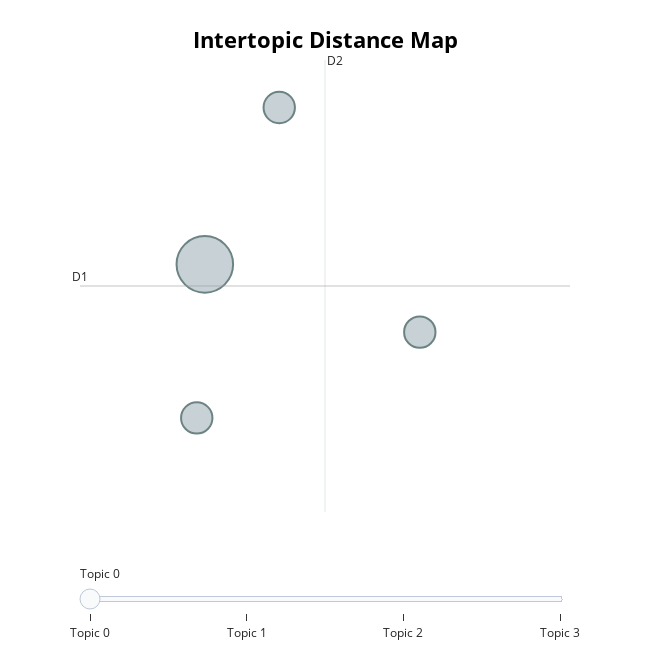

Source (notebook cell):
### Code cell
topic_model.visualize_topics()

### Figure 1 — Plotly figure (JSON) as saved in the notebook; plotly's stock layout.template omitted (floating-point values rounded to 4 significant figures)
{"data": [{"customdata": [[0, "применять знания на | узнать ответы на | получить ответы на | узнать ответы | получить ответы", 13], [1, "прокачать тренерские навыки | тренерские знания прокачать | прокачать тренерские знания | прокачать тренерские компетенц | знания прокачать тренерские", 4], [2, "совершенствоваться | стать продуктивнее | стать продуктивнее работе | продуктивнее | продуктивнее работе", 4], [3, "проектная деятельность | проектов проектная деятельность | реализованных проектов проектная | реализованных проектов | проектов проектная", 4]], "hovertemplate": "<b>Topic %{customdata[0]}</b><br>%{customdata[1]}<br>Size: %{customdata[2]}", "legendgroup": "", "marker": {"color": "#B0BEC5", "line": {"color": "DarkSlateGrey", "width": 2}, "size": [13, 4, 4, 4], "sizemode": "area", "sizeref": 0.008125, "symbol": "circle"}, "mode": "markers", "name": "", "orientation": "v", "showlegend": false, "type": "scatter", "x": [4.472, 5.695, 4.426, 4.896], "xaxis": "x", "y": [-2.155, -2.463, -2.853, -1.441], "yaxis": "y"}], "layout": {"annotations": [{"showarrow": false, "text": "D1", "x": 3.762, "y": -2.253, "yshift": 10}, {"showarrow": false, "text": "D2", "x": 5.156, "xshift": 10, "y": -1.225}], "height": 650, "hoverlabel": {"bgcolor": "white", "font": {"family": "Rockwell", "size": 16}}, "legend": {"itemsizing": "constant", "tracegroupgap": 0}, "margin": {"t": 60}, "shapes": [{"line": {"color": "#CFD8DC", "width": 2}, "type": "line", "x0": 5.156, "x1": 5.156, "y0": -3.281, "y1": -1.225}, {"line": {"color": "#9E9E9E", "width": 2}, "type": "line", "x0": 3.762, "x1": 6.549, "y0": -2.253, "y1": -2.253}], "sliders": [{"active": 0, "pad": {"t": 50}, "steps": [{"args": [{"marker.color": [["red", "#B0BEC5", "#B0BEC5", "#B0BEC5"]]}], "label": "Topic 0", "method": "update"}, {"args": [{"marker.color": [["#B0BEC5", "red", "#B0BEC5", "#B0BEC5"]]}], "label": "Topic 1", "method": "update"}, {"args": [{"marker.color": [["#B0BEC5", "#B0BEC5", "red", "#B0BEC5"]]}], "label": "Topic 2", "method": "update"}, {"args": [{"marker.color": [["#B0BEC5", "#B0BEC5", "#B0BEC5", "red"]]}], "label": "Topic 3", "method": "update"}]}], "title": {"font": {"color": "Black", "size": 22}, "text": "<b>Intertopic Distance Map</b>", "x": 0.5, "xanchor": "center", "y": 0.95, "yanchor": "top"}, "width": 650, "xaxis": {"anchor": "y", "domain": [0, 1], "range": [3.762, 6.549], "title": {"text": ""}, "visible": false}, "yaxis": {"anchor": "x", "domain": [0, 1], "range": [-3.281, -1.225], "title": {"text": ""}, "visible": false}}}
